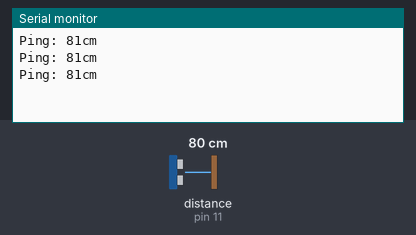
This sketch was run on a simulated Arduino Uno, built with avr-gcc and run on an emulated ATmega328P. Shown: the last lines printed to the serial monitor. Inputs (shaded band) come from the test bench; at power-on: distance to the obstacle (sensor on pin 11) 80 cm. The echo pulse lasts 58.3 µs per cm.

Above: at 1.5 s.
1.6 s: distance to the obstacle (sensor on pin 11) set to 2 cm
At 2.37 s:
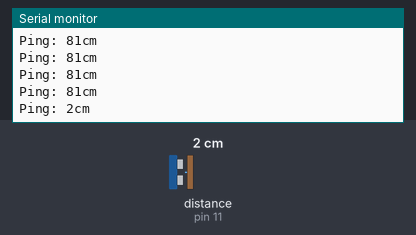
3.1 s: distance to the obstacle (sensor on pin 11) set to 4 cm
At 3.2 s:
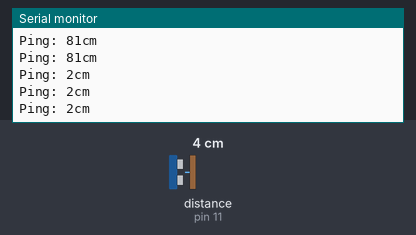
Timing chart, 0 to 6.1 s (numbered marks = the images above; inputs shaded):
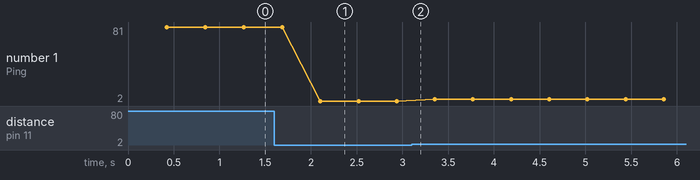

The sketch:

ultrasketch.ino
```cpp
// ---------------------------------------------------------------------------
// Example NewPing library sketch that does a ping about 20 times per second.
// ---------------------------------------------------------------------------

#include <NewPing.h>

#define TRIGGER_PIN  12  // Arduino pin tied to trigger pin on the ultrasonic sensor.
#define ECHO_PIN     11  // Arduino pin tied to echo pin on the ultrasonic sensor.
#define MAX_DISTANCE 100 // Maximum distance we want to ping for (in centimeters). Maximum sensor distance is rated at 400-500cm.

NewPing sonar(TRIGGER_PIN, ECHO_PIN, MAX_DISTANCE); // NewPing setup of pins and maximum distance.

int led1 = 7 , led2 = 6, led3 = 5;
int dist;

int step1 = 45, step2 = 30, step3 = 15;

void setup() {
  Serial.begin(115200); // Open serial monitor at 115200 baud to see ping results.
}

void loop() {
  delay(300);                      // Wait 50ms between pings (about 20 pings/sec). 29ms should be the shortest delay between pings.
  unsigned int uS = sonar.ping_median(5);
  // unsigned int uS = sonar.ping(); // Send ping, get ping time in microseconds (uS).
  dist = uS / US_ROUNDTRIP_CM;
  Serial.print("Ping: ");
  Serial.print(dist); // Convert ping time to distance and print result (0 = outside set distance range, no ping echo)
  Serial.println("cm");

  digitalWrite(led1, LOW);
  digitalWrite(led2, LOW);
  digitalWrite(led3, LOW);

  if (dist < step3)
  {
    digitalWrite(led1, HIGH);
    digitalWrite(led2, HIGH);
    digitalWrite(led3, HIGH);
  }
  else if (dist >= step3 && dist < step2)
  {
    digitalWrite(led1, HIGH);
    digitalWrite(led2, HIGH);
  }
  else if (dist >= step2 && dist < step1)
  {
    digitalWrite(led1, HIGH);
  }

  if (dist < 1 || dist > step1) {
    digitalWrite(led1, LOW);
    digitalWrite(led2, LOW);
    digitalWrite(led3, LOW);
  }

}
```

Measured:
- after the input at 1.6 s, the serial monitor: prints a new line after 0.50 s (image 1)
- plotted number 1: 81 → 2 after the input at 1.6 s, 2 → 4 after the input at 3.1 s
